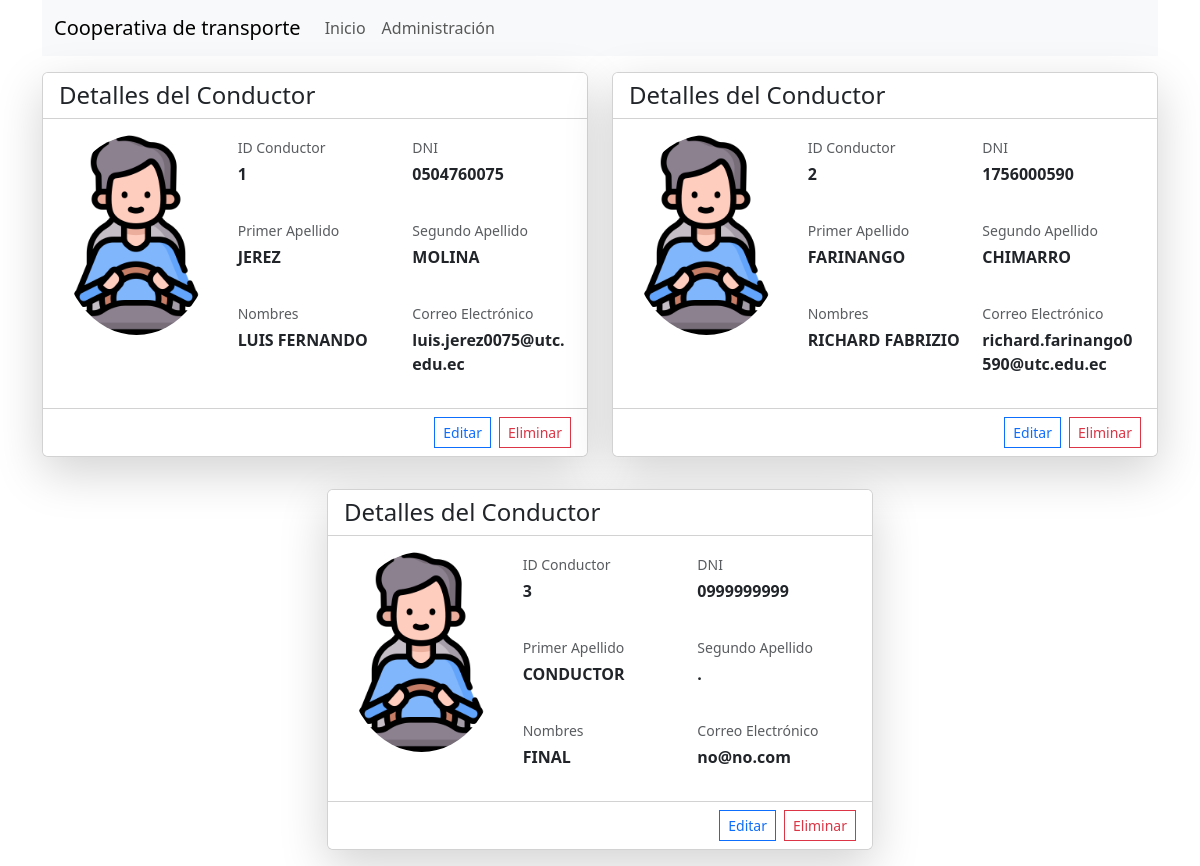
Screenshot of /conductores/ with the database file from the repository.
### Apps/conductores/models.py (models this page shows, shortened)
class Conductores(models.Model):
    id = models.AutoField(primary_key=True)
    dni = models.CharField(unique=True, max_length=10)
    foto = models.ImageField(upload_to='conductores/', default='conductores/conductor_default.png')
    apellido1 = models.CharField(max_length=150)
    apellido2 = models.CharField(max_length=150)
    nombres = models.CharField(max_length=150)
    email = models.EmailField()
    celular = models.CharField(max_length=10)

### Apps/conductores/views.py (the view)
# urls.py: path('', views.inicio),
def inicio(request):
    return render(request, 'conductores.html', {'conductores': Conductores.objects.all()})

### Apps/conductores/templates/conductores.html (shortened to what this page needs)
{% extends 'base.html' %}
{% block body %}
<div class="row justify-content-center">
  {% for c in conductores %}
  <div class="col-md-6 mt-3 mb-3">
      <div class="card shadow-lg">
          <div class="card-header bg-white d-flex justify-content-between align-items-center">
              <h4 class="mb-0">Detalles del Conductor </h4>
          </div>
          <div class="card-body">
              <div class="row">
                  <div class="col-md-4 text-center mb-4">
                      {% if c.foto %}
                          <img src="{{ c.foto.url }}" alt="Foto de {{ cliente.nombres }}"
                               class="img-fluid rounded-circle mb-2" style="width: 200px; height: 200px; object-fit: cover;">
                      {% else %}
                          <div class="bg-secondary rounded-circle d-flex align-items-center justify-content-center mx-auto"
                               style="width: 200px; height: 200px;">
                              <span class="text-white display-4">{{ c.nombres|first|upper }}{{ c.apellido1|first|upper }}</span>
                          </div>
                      {% endif %}
                  </div>
                  <div class="col-md-8">
                      <div class="row g-3">
                          <div class="col-md-6">
                              <div class="detail-item">
                                  <label class="text-muted small mb-1">ID Conductor</label>
                                  <p class="mb-3 fw-bold">{{ c.id }}</p>
                              </div>
                          </div>
                          <div class="col-md-6">
                              <div class="detail-item">
                                  <label class="text-muted small mb-1">DNI</label>
                                  <p class="mb-3 fw-bold">{{ c.dni }}</p>
                              </div>
                          </div>
                          <div class="col-md-6">
                              <div class="detail-item">
                                  <label class="text-muted small mb-1">Primer Apellido</label>
                                  <p class="mb-3 fw-bold">{{ c.apellido1 }}</p>
                              </div>
                          </div>
                          <div class="col-md-6">
                              <div class="detail-item">
                                  <label class="text-muted small mb-1">Segundo Apellido</label>
                                  <p class="mb-3 fw-bold">{{ c.apellido2 }}</p>
                              </div>
                          </div>
                          <div class="col-md-6">
                              <div class="detail-item">
                                  <label class="text-muted small mb-1">Nombres</label>
                                  <p class="mb-3 fw-bold">{{ c.nombres }}</p>
                              </div>
                          </div>
                          <div class="col-md-6">
                              <div class="detail-item">
                                  <label class="text-muted small mb-1">Correo Electrónico</label>
                                  <p class="mb-3 fw-bold">{{ c.email }}</p>
                              </div>
                          </div>
                      </div>
                  </div>
              </div>
          </div>
          <div class="card-footer bg-white">
              <div class="d-flex justify-content-end">
                  <a href="/conductores/administracion/editar/{{c.id}}" class="rounded-0 btn btn-outline-primary btn-sm me-2">
                       Editar
                  </a>
                  <form action="/conductores/administracion/eliminar/{{c.id}}" method="post">
                      <button type="submit" class="rounded-0 btn btn-outline-danger btn-sm" onclick="return confirm('Segundo quieres eliminar el conductor con el DNI: {{c.dni}}')" >
                           Eliminar
                      </button>
                  </form>
              </div>
          </div>
      </div>
  </div>
  {% endfor %}
</div>
{% endblock %}

### rows the page displays
Conductores: foto (picture), id "1", dni "0504760075", apellido1 "JEREZ", apellido2 "MOLINA", nombres "LUIS FERNANDO", email "luis.jerez0075@utc.edu.ec"
Conductores: foto (placeholder picture), id "2", dni "1756000590", apellido1 "FARINANGO", apellido2 "CHIMARRO", nombres "RICHARD FABRIZIO", email "richard.farinango0590@utc.edu.ec"
Conductores: foto (placeholder picture), id "3", dni "0999999999", apellido1 "CONDUCTOR", apellido2 ".", nombres "FINAL", email "no@no.com"
